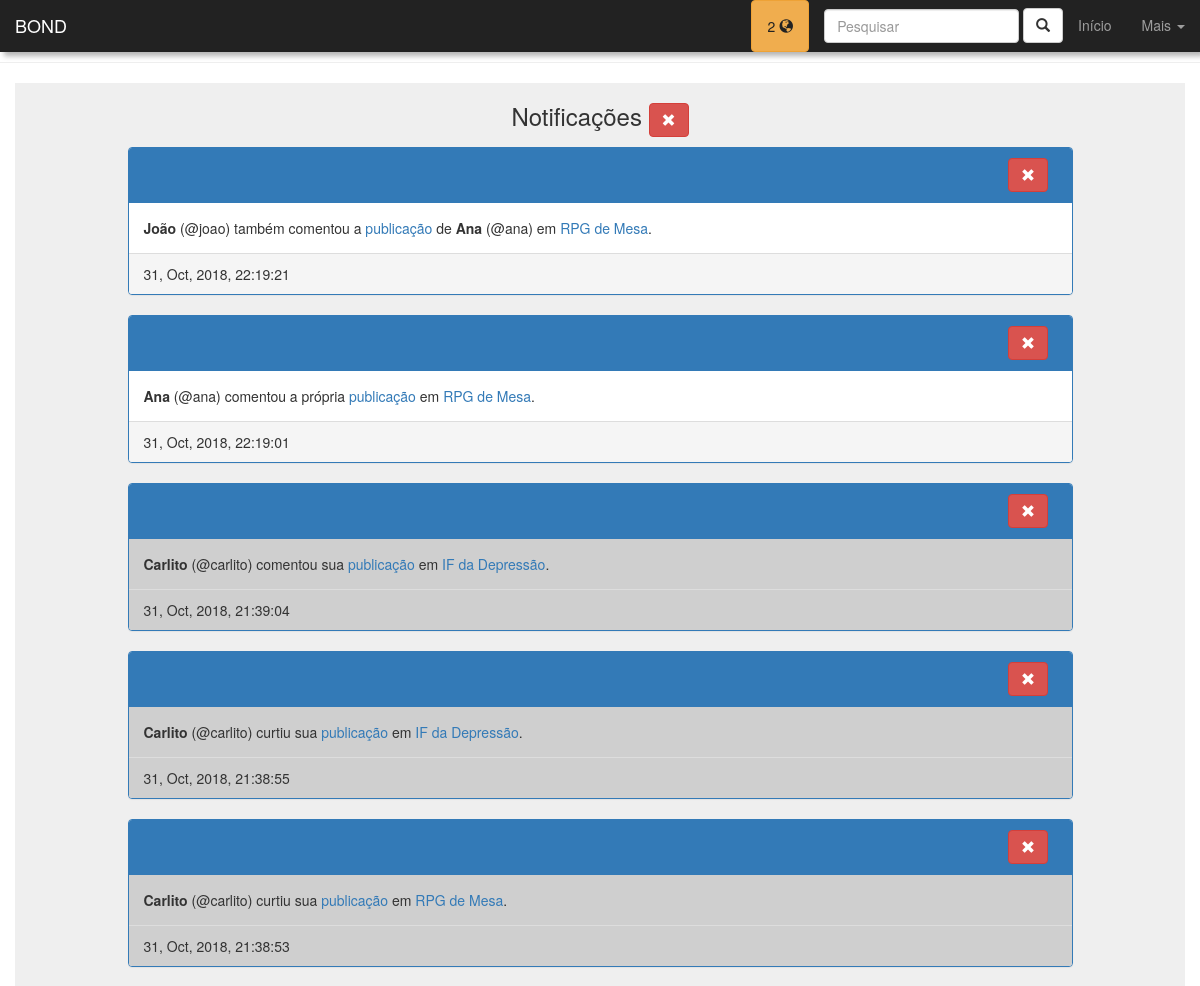
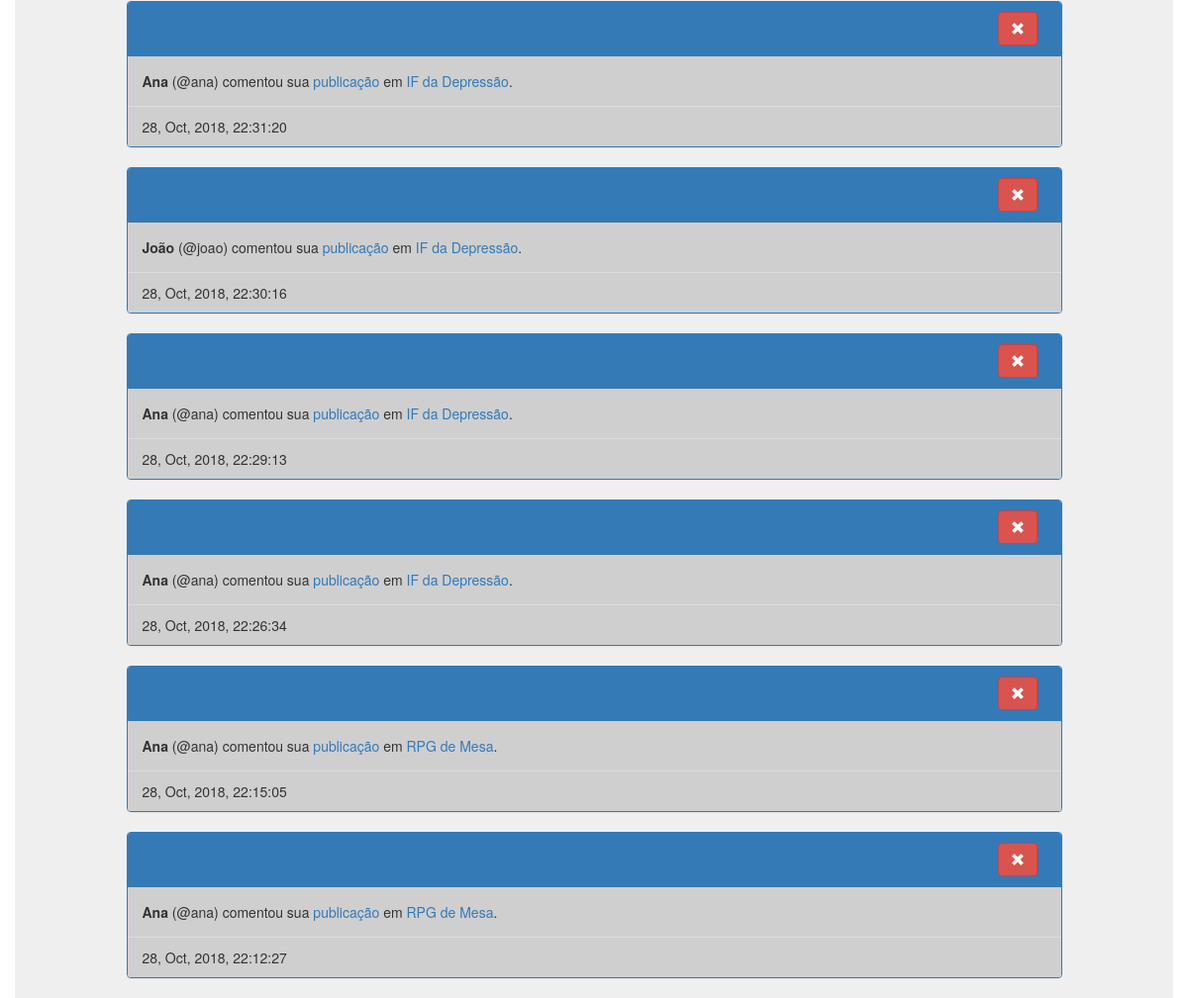
Screenshot of /notifications.php (signed in) with the database file from the repository (2 pictures, top to bottom).
### tables this page shows
CREATE TABLE IF NOT EXISTS `notifications` (
  `id_notification` int(11) NOT NULL AUTO_INCREMENT,
  `user` int(11) NOT NULL,
  `post` int(11) DEFAULT NULL,
  `community` int(11) DEFAULT NULL,
  `type` enum('like','comment','new_post','join','comment_another','comment_own') NOT NULL,
  `acting_user` int(11) NOT NULL,
  `r_date` datetime DEFAULT CURRENT_TIMESTAMP,
  `seen` enum('y','n') DEFAULT 'n',
  PRIMARY KEY (`id_notification`)
);

CREATE TABLE IF NOT EXISTS `users` (
  `id_user` int(11) NOT NULL AUTO_INCREMENT,
  `username` varchar(20) NOT NULL,
  `first_name` varchar(60) NOT NULL,
  `last_name` varchar(80) NOT NULL,
  `birthday` date NOT NULL,
  `profile_pic` varchar(200) DEFAULT 'assets/img/default-user-icon.png',
  `passwd` varchar(32) NOT NULL,
  `r_date` datetime NOT NULL DEFAULT CURRENT_TIMESTAMP,
  `gender` enum('M','F','O') DEFAULT NULL,
  `stars` int(11) DEFAULT '0',
  PRIMARY KEY (`id_user`)
);

CREATE TABLE IF NOT EXISTS `communities` (
  `id_community` int(11) NOT NULL AUTO_INCREMENT,
  `community_name` varchar(100) NOT NULL,
  `r_date` datetime DEFAULT CURRENT_TIMESTAMP,
  `profile_pic` varchar(200) DEFAULT 'assets/img/default-community-icon.png',
  `community_description` varchar(500) DEFAULT NULL,
  `members` int(11) DEFAULT '0',
  PRIMARY KEY (`id_community`)
);

### notifications.php (the view, shortened to what this page needs)
<?php
$id_user = $_SESSION["id_user"];
$conn = connect();
$sql = "SELECT COUNT(*) as qnt FROM notifications WHERE user = $id_user AND seen = 'n'";
if($q = mysqli_query($conn, $sql)){
  $notifications = mysqli_fetch_assoc($q)["qnt"];
}else{
  $notifications = 0;
}
?>
<!DOCTYPE html>
<html lang="PT-BR">
  <head>
    <link href="css/bootstrap.min.css" rel="stylesheet">
    <link rel="stylesheet" href="css/pattern.css">
  </head>
<body>
<nav class="navbar navbar-inverse navbar-fixed-top" id="navbar-menu">
  <div class="container-fluid">
    <div class="navbar-header">
      <a class="navbar-brand" href="#">BOND</a>
    </div>
    <div class="collapse navbar-collapse" id="bs-example-navbar-collapse-1">
      <ul class="nav navbar-nav navbar-right">
      <li>
      <?php
        if($notifications>0){
          echo '<a href="notifications.php" class="btn btn-warning" id="dark-text-nav">'.$notifications
          .' <span class="glyphicon glyphicon-globe"></span></a>';
        }else{
          echo '<a href="notifications.php" class="btn btn-default" id="btn-mobile-nav2"><span class="glyphicon glyphicon-globe"></span></a>';
        }
        ?>
        </li><li>
    <form class="navbar-form navbar-right" onsubmit="return false">
      <div class="form-group">
        <input type="text" id="nav-search-input" class="form-control" placeholder="Pesquisar" value="<?php if(isset($_GET["q"])){echo $_GET["q"];} ?>">
      </div>
      <a id="nav-search-submit" class="btn btn-default"><label class="glyphicon glyphicon-search"></label></a>
    </form>
      </li>
        <li><a href="home.php">Início</a></li>
        <li class="dropdown">
          <a href="#" class="dropdown-toggle" data-toggle="dropdown"
          role="button" aria-haspopup="true" aria-expanded="false">Mais <span class="caret"></span></a>
        </li>
      </ul>
    </div>
  </div>
</nav>
<hr><hr><hr>
<div class="container">
<div class="row panel-gray">
    <div class="col-lg-10 col-lg-offset-1">
      <h3 class="text-center">Notificações <a title="Limpar Notificações" href='del_all_notifications.php' class='btn btn-danger'>
                  <span class='glyphicon glyphicon-remove'></span></a></h3>
        <?php
        $conn = connect();
        $sql = "SELECT *, date_format(notifications.r_date, '%d, %b, %Y, %T') as data_f FROM notifications
        JOIN users ON acting_user = users.id_user
        WHERE user = '$id_user'";
        if($query = mysqli_query($conn, $sql)){
            $notifications = array();
            while($row = mysqli_fetch_assoc($query)){
                $notifications[] = $row;
            }
            usort($notifications, "organizer");
            foreach($notifications as $notification){
                $acting_user_fname = $notification["first_name"];
                $acting_user_uname = $notification["username"];
                $post = $notification["post"];
                $community = $notification["community"];
                $sql = "SELECT community_name FROM communities
                WHERE id_community = $community";
                if($query = mysqli_query($conn, $sql)){
                  $community_name = mysqli_fetch_assoc($query)["community_name"];
                }
                $type = $notification["type"];
                $id_notification = $notification["id_notification"];
                $time = $notification["data_f"];
                switch($type){
                  case "like":
                    $text = "<strong>$acting_user_fname</strong> (@$acting_user_uname)
                     curtiu sua <a href='see_post.php?p=$post' href='dark-text-link'>publicação</a>
                     em <a href='see_community.php?c=$community'>$community_name</a>.";
                    break;
                  case "comment":
                    $text = "<strong>$acting_user_fname</strong> (@$acting_user_uname)
                    comentou sua <a href='see_post.php?p=$post' href='dark-text-link'>publicação</a>
                    em <a href='see_community.php?c=$community'>$community_name</a>.";
                    break;
                  case "comment_another":
                    $sql = "SELECT id_user,first_name, username FROM posts
                    JOIN users ON users.id_user = posts.user WHERE id_post = $post";
                    if($query = mysqli_query($conn, $sql)){
                      $data = mysqli_fetch_assoc($query);
                      $r_user_fname = $data["first_name"];
                      $r_user_uname = $data["username"];
                    }
                    $text = "<strong>$acting_user_fname</strong> (@$acting_user_uname)
                    também comentou a <a href='see_post.php?p=$post' href='dark-text-link'>publicação</a>
                    de <strong>$r_user_fname</strong> (@$r_user_uname)
                    em <a href='see_community.php?c=$community'>$community_name</a>.";
                    break;
                  case "comment_own":
                    $text = "<strong>$acting_user_fname</strong> (@$acting_user_uname)
                    comentou a própria <a href='see_post.php?p=$post' href='dark-text-link'>publicação</a>
                    em <a href='see_community.php?c=$community'>$community_name</a>.";
                    break;
                }
                echo "<div class='panel panel-primary'>
                <div class='panel-heading'><div class='row'>
                <div class='col-lg-1 col-lg-offset-11'>";
                echo "<a href='del_notification.php?n=$id_notification' class='btn btn-danger'>
                  <span class='glyphicon glyphicon-remove'></span></a>";
                echo "</div></div></div>";
                if($notification["seen"]=='n'){
                  echo "<div class='panel-body'>
                  $text
                 </div><div class='panel-footer'>$time</div></div>";
                }else{
                  echo "<div class='panel-body' style='background:#cfcfcf'>
                  $text
                 </div><div class='panel-footer' style='background:#cfcfcf'>$time</div></div>";
                }
            }
        }
        ?>
    </div>
</div>
</div>
</body>
</html>

### css/pattern.css (style rules this page uses)
.panel-gray { background: rgba(100, 100, 100, 0.1); }
#navbar-menu { border-bottom: none; box-shadow: 4px 4px 5px rgba(10,10,10,0.3); color: #bbb; }
#dark-text-nav { color: #222; }

### rows the page displays
notifications: users.first_name "João", users.username "joao", users.first_name "Ana", users.username "ana", communities.community_name "RPG de Mesa", time "31, Oct, 2018, 22:19:21"
notifications: users.first_name "Ana", users.username "ana", communities.community_name "RPG de Mesa", time "31, Oct, 2018, 22:19:01"
notifications: users.first_name "Carlito", users.username "carlito", communities.community_name "IF da Depressão", time "31, Oct, 2018, 21:39:04"
notifications: users.first_name "Carlito", users.username "carlito", communities.community_name "IF da Depressão", time "31, Oct, 2018, 21:38:55"
notifications: users.first_name "Carlito", users.username "carlito", communities.community_name "RPG de Mesa", time "31, Oct, 2018, 21:38:53"
notifications: users.first_name "Ana", users.username "ana", communities.community_name "IF da Depressão", time "28, Oct, 2018, 22:31:20"
notifications: users.first_name "João", users.username "joao", communities.community_name "IF da Depressão", time "28, Oct, 2018, 22:30:16"
notifications: users.first_name "Ana", users.username "ana", communities.community_name "IF da Depressão", time "28, Oct, 2018, 22:29:13"
notifications: users.first_name "Ana", users.username "ana", communities.community_name "IF da Depressão", time "28, Oct, 2018, 22:26:34"
notifications: users.first_name "Ana", users.username "ana", communities.community_name "RPG de Mesa", time "28, Oct, 2018, 22:15:05"
notifications: users.first_name "Ana", users.username "ana", communities.community_name "RPG de Mesa", time "28, Oct, 2018, 22:12:27"

### other values shown
$notifications "2"
